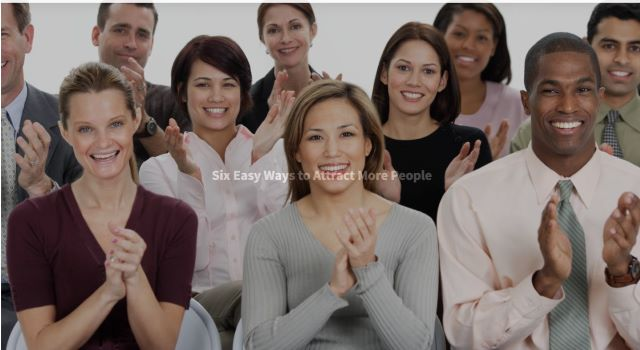
#> input picture example-images/faces.jpg, 640 x 350 px, given in place of the camera
$ python realtimefacedetection.py
#> lines starting #> are read from the running program, lines starting #| are printed output that depends on the picture; after the words box and inside, x2 and y2 are one past the last pixel; in counts of white or black regions, pixels touching at a corner belong together
#> further down, frame is the input picture: shape (350, 640, 3); mean B, G, R 103.5, 108.8, 123.3
import cv2 as cv

fourcc= cv.VideoWriter_fourcc(*"XVID")
out=cv.VideoWriter("Output.avi", fourcc,20.0, (640,480) )

cap=cv.VideoCapture(0)

har_cascade=cv.CascadeClassifier("haar_face.xml")    #full path of the haar cascade

def detect_bounding_box(vid):
    gray= cv.cvtColor(vid, cv.COLOR_BGR2GRAY)
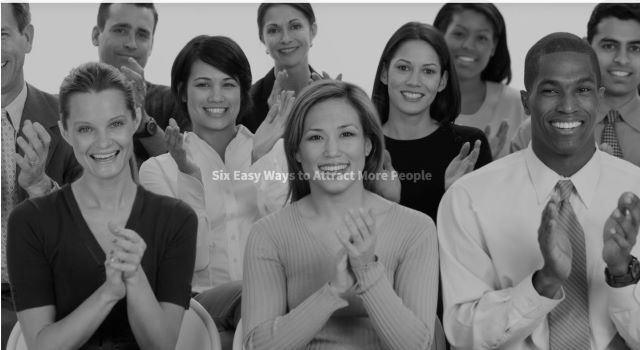
#> gray: shape (350, 640); min 0, max 255, mean 112.5
    face_rect= har_cascade.detectMultiScale(gray, scaleFactor=1.1, minNeighbors=5, minSize=(40,40))
#> face_rect = [[257, 6, 58, 58], [182, 60, 64, 64], [383, 45, 65, 65], [98, 8, 62, 62], [439, 12, 62, 62], [526, 59, 80, 80], [62, 97, 78, 78], [291, 105, 80, 80]]
    for (x,y,w,h) in face_rect:
        rect=cv.rectangle(vid, (x,y), (x+w, x+h), (0,0,255), 3)
#> this loop made 8 passes
#> pass 1, in detect_bounding_box, `rect=cv.rectangle(vid, (x,y), (x+w, x+h), (0,0,255), 3)`:
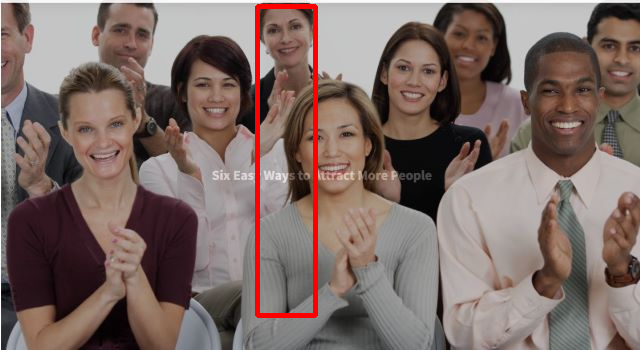
#> rect: shape (350, 640, 3); mean B, G, R 101.6, 106.7, 125.2
#> pass 2, in detect_bounding_box, `rect=cv.rectangle(vid, (x,y), (x+w, x+h), (0,0,255), 3)`:
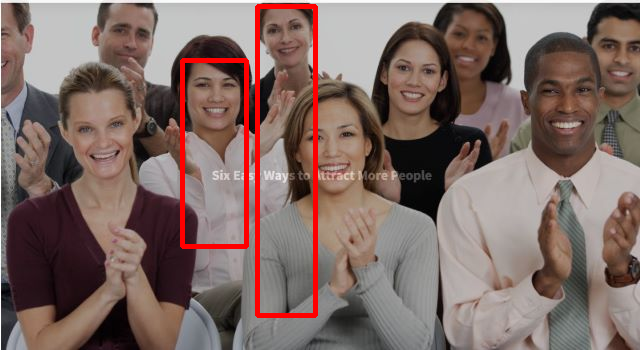
#> rect: shape (350, 640, 3); 1.11% of pixels changed, all inside (x1, y1, x2, y2) = (180, 58, 249, 249)
#> pass 3, in detect_bounding_box, `rect=cv.rectangle(vid, (x,y), (x+w, x+h), (0,0,255), 3)`:
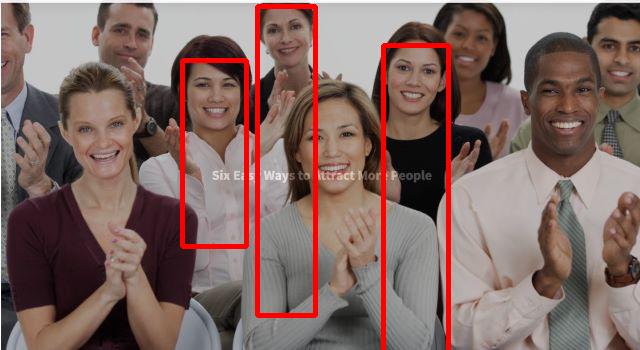
#> rect: shape (350, 640, 3); 1.5% of pixels changed, all inside (x1, y1, x2, y2) = (381, 43, 451, 350)
#> after the loop:
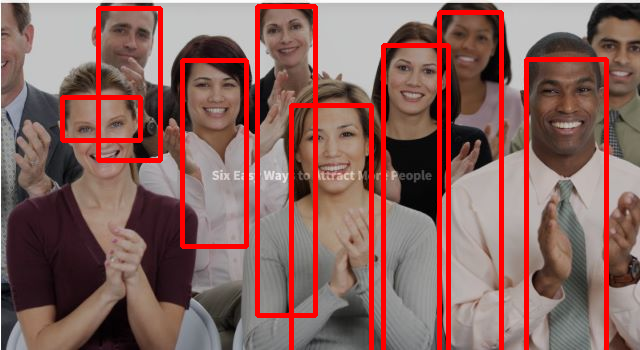
#> vid: shape (350, 640, 3); 10.06% of pixels changed, all inside (x1, y1, x2, y2) = (60, 4, 609, 350)
    return face_rect


if cap.isOpened():
    print("cam opened sucessfully")

while cap.isOpened():
    ret, frame= cap.read()
    if not ret:
        print("Error frame reading")
        break
    face= detect_bounding_box(frame)
#> face has the same summary as face_rect in detect_bounding_box
    frame=cv.resize(frame, (640,480))
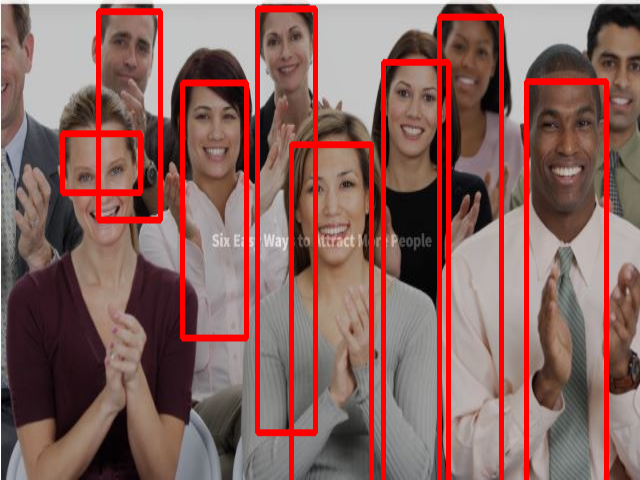
#> frame: shape (480, 640, 3); mean B, G, R 93.7, 98.4, 137.2
    frame=cv.flip(frame, 1)
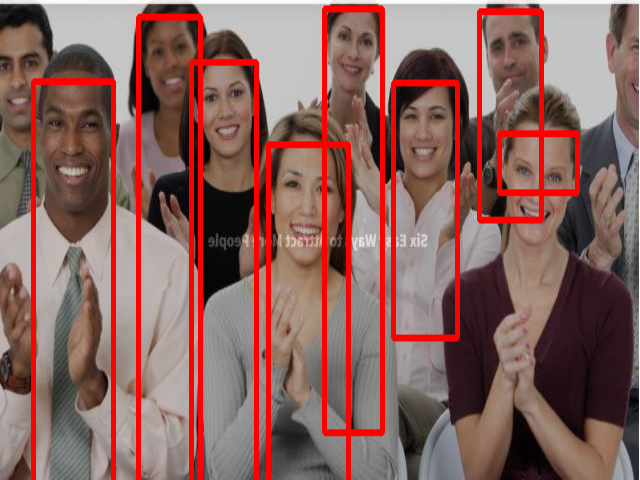
#> frame: shape (480, 640, 3); mean B, G, R 93.7, 98.4, 137.2
    out.write(frame)

    cv.imshow("Video face detecting", frame)

    key=cv.waitKey(40)
#> (key q is pressed here)
    if key==ord("q"):
        break
cap.release()
out.release()
cv.destroyAllWindows()

$ run again, on example-images/women.jpg
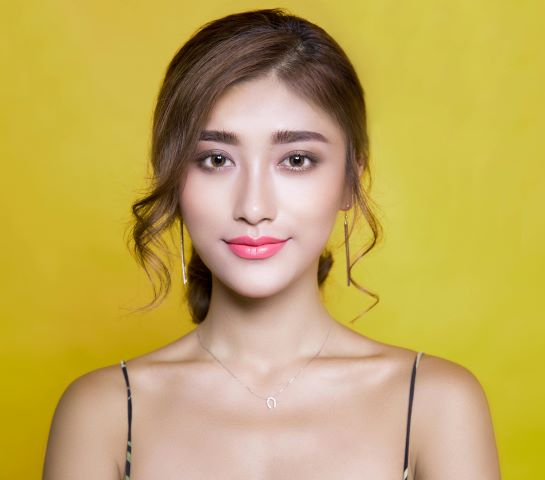
#> input picture example-images/women.jpg, 545 x 480 px, given in place of the camera
#> frame is the input picture: shape (480, 545, 3); mean B, G, R 89.8, 168.8, 193.8
#> in detect_bounding_box, `gray= cv.cvtColor(vid, cv.COLOR_BGR2GRAY)`:
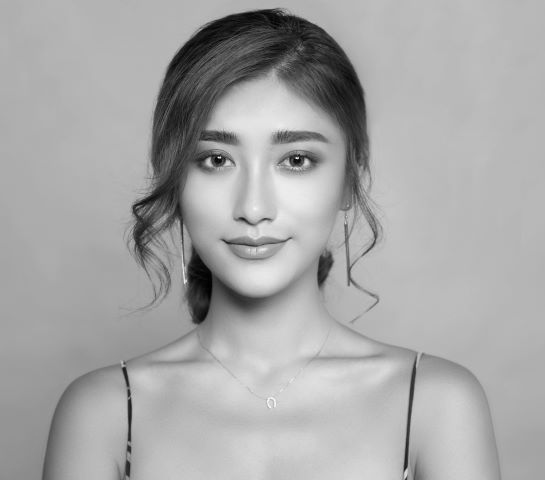
#> gray: shape (480, 545); min 0, max 251, mean 167.3
#> face_rect = [[157, 83, 204, 204]]
#> the loop in detect_bounding_box, `for (x,y,w,h) in face_rect:` made 1 pass
#> `frame=cv.flip(frame, 1)`:
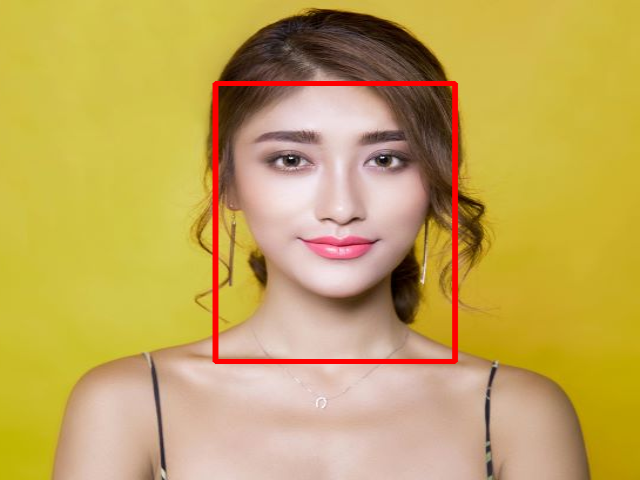
#> frame: shape (480, 640, 3); mean B, G, R 88.3, 166.4, 195.6
